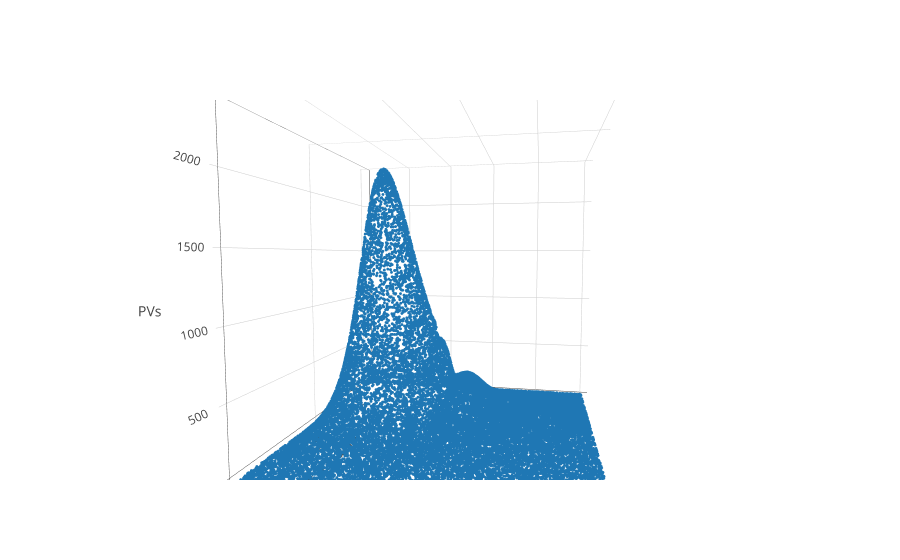

Notebook cell for this chart:
### Code cell
# df_s=df.sample(frac=0.02)
df_s=df.loc[df['zeta']==list(set(df['zeta']))[4]].sample(frac=0.1)
# sp='CH2OH'
sp='PVs'
fig_db = {
    'data': [
         {'x': df_s['f'],
         'y': df_s['pv'],
         'z': df_s[sp],
         'type':'scatter3d', 
        'mode': 'markers',
          'marker':{
              'size':1
          }
         }
        
    ],
    'layout': {
        'scene':{
            'xaxis':{'title':'mixture fraction'},
            'yaxis': {'title': "progress variable"},
            'zaxis': {'title': sp}
                 }
    }
}
pyoff.iplot(fig_db, filename='multiple-scatter')

### Figure 1 — Plotly figure (JSON) as saved in the notebook; plotly's stock layout.template omitted (floating-point values rounded to 4 significant figures; data arrays with more than 128 entries replaced by an {"elided": "..."} marker saying what was removed)
{"data": [{"marker": {"size": 1}, "mode": "markers", "type": "scatter3d", "uid": "80c29dc0-e406-4751-a60a-70fd7bc74bff", "x": {"elided": "25100 float values"}, "y": {"elided": "25100 float values"}, "z": {"elided": "25100 float values"}}], "layout": {"autosize": true, "scene": {"aspectmode": "auto", "aspectratio": {"x": 1, "y": 1, "z": 1}, "camera": {"center": {"x": 0, "y": 0, "z": 0}, "eye": {"x": 0.2965, "y": -1.505, "z": 0.1164}, "up": {"x": 0, "y": 0, "z": 1}}, "xaxis": {"title": {"text": "mixture fraction"}, "type": "linear"}, "yaxis": {"title": {"text": "progress variable"}, "type": "linear"}, "zaxis": {"title": {"text": "PVs"}, "type": "linear"}}}}
